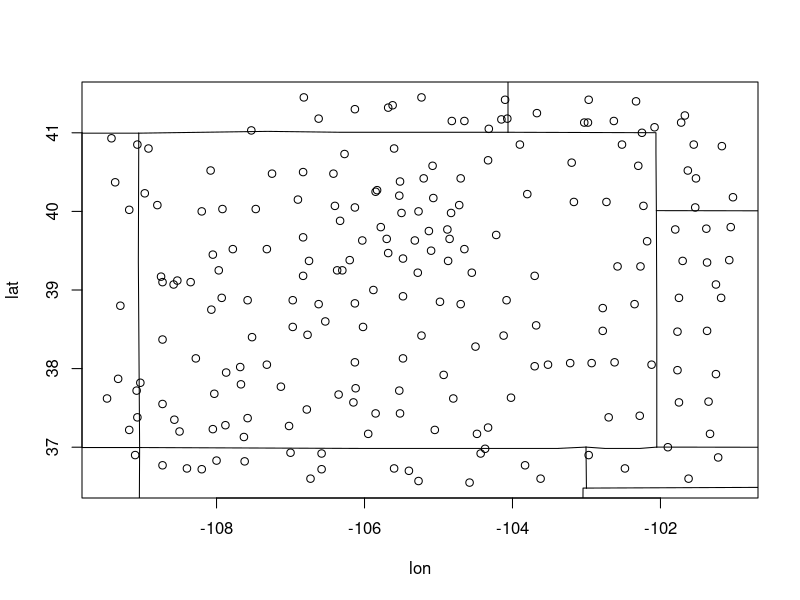
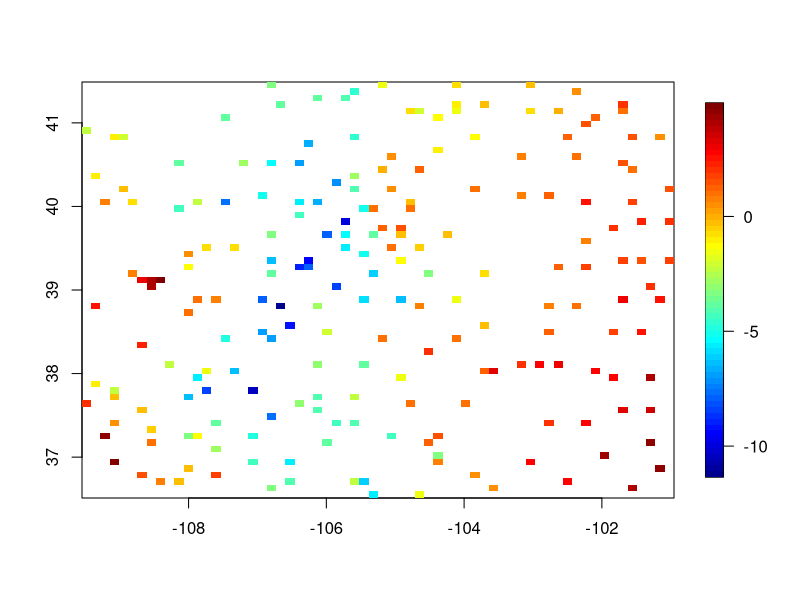
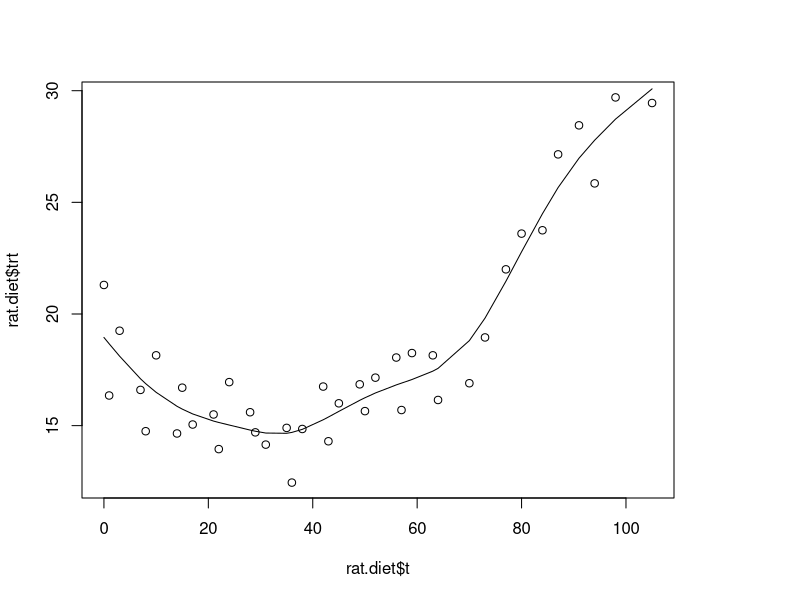
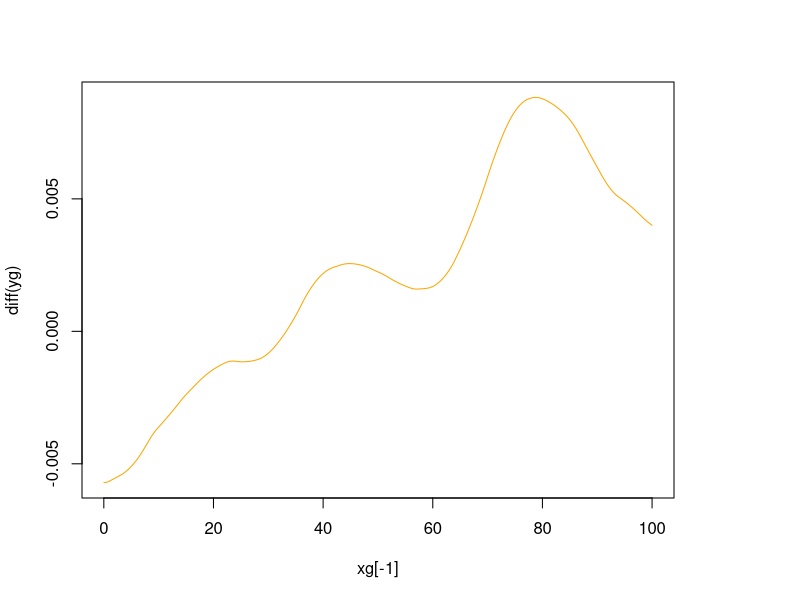

Write R code to recreate these figures, in order.
library(fields)

data( COmonthlyMet)

x<- CO.loc
y<- CO.tmin.MAM.climate
good<- !is.na(y)

x<- x[good,]
y<- y[good]

plot( x)
US( add=TRUE)

quilt.plot( x, y)

obj<- Tps( x,y)

obj2<- Tps(x,y, df=150)
out2<- predictSurface(obj2)
obj3<- Tps(x,y, df=20)


# a 1 d example and derivatives

plot( rat.diet$t, rat.diet$trt)

obj<- Tps( as.matrix(rat.diet$t ),
           as.matrix( rat.diet$trt))

lines( obj$x, obj$fitted.values)

xg<- seq( 0,100,length.out=5000)
yg<- predict( obj, x=xg)

plot( xg[-1], diff( yg), type="l", col="orange")


elev<- CO.elev[good]

obj4<- Tps( x,y, Z=elev )
